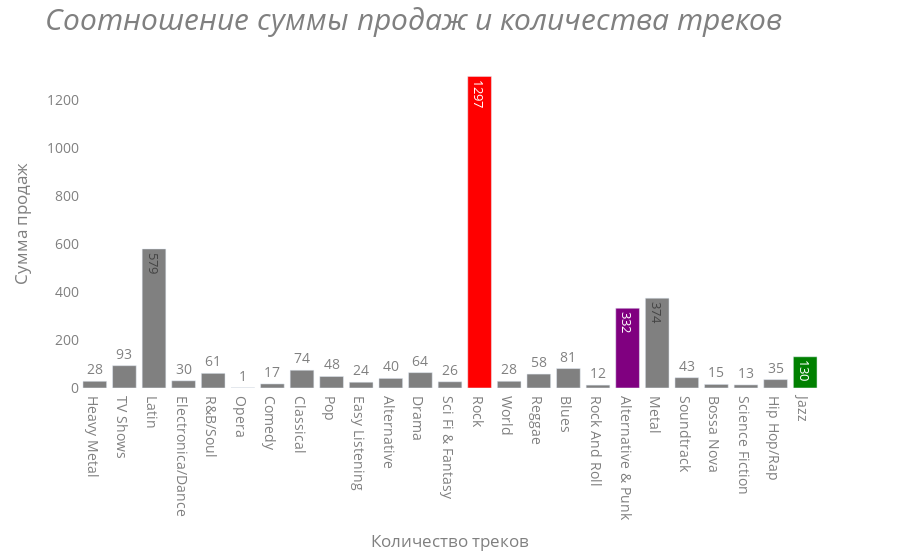

Write notebook code for a chart like this one.
### Markdown cell above
№2 Создайте столбчатую диаграмму. По оси X должны быть названия жанров, по оси Y - количество треков.

№3 Кастомизируйте диаграмму так, чтобы столбики всех жанров были серого цвета. За исключением жанров Jazz, Rock и Alternative & Punk. Эти жанры должны выделяться цветом. Цвета можете выбирать сами.

№4 Уберите легенду.

№5 Добавьте название диаграмме. Название должно быть курсивным.

№6 Фон диаграммы должен быть белым.

### Code cell
fig = px.bar(
    df_genres,
    x='genre',
    y='track_count',
    text='track_count'
)

fig.update_traces(marker_color='gray')
fig.update_traces(marker_color=df_genres['genre'].apply(
    lambda x: 'red' if x == 'Rock' else 
              'green' if x == 'Jazz' else 
              'purple' if x == 'Alternative & Punk' else 'gray')
)

fig.update_layout(
    title={
        'text': '<i>Соотношение суммы продаж и количества треков</i>',  # Использование HTML-тегов для курсива
        'font_size': 30,
        'font_color': 'gray'
    },
    xaxis_title='Количество треков',
    yaxis_title='Сумма продаж',
    font=dict(size=14, color='gray'),
    
    plot_bgcolor='white'
)

fig.show()

### Figure 1 — Plotly figure (JSON) as saved in the notebook; plotly's stock layout.template omitted (floating-point values rounded to 4 significant figures)
{"data": [{"alignmentgroup": "True", "hovertemplate": "genre=%{x}<br>track_count=%{text}<extra></extra>", "legendgroup": "", "marker": {"color": ["gray", "gray", "gray", "gray", "gray", "gray", "gray", "gray", "gray", "gray", "gray", "gray", "gray", "red", "gray", "gray", "gray", "gray", "purple", "gray", "gray", "gray", "gray", "gray", "green"], "pattern": {"shape": ""}}, "name": "", "offsetgroup": "", "orientation": "v", "showlegend": false, "text": [28, 93, 579, 30, 61, 1, 17, 74, 48, 24, 40, 64, 26, 1297, 28, 58, 81, 12, 332, 374, 43, 15, 13, 35, 130], "textposition": "auto", "type": "bar", "x": ["Heavy Metal", "TV Shows", "Latin", "Electronica/Dance", "R&B/Soul", "Opera", "Comedy", "Classical", "Pop", "Easy Listening", "Alternative", "Drama", "Sci Fi & Fantasy", "Rock", "World", "Reggae", "Blues", "Rock And Roll", "Alternative & Punk", "Metal", "Soundtrack", "Bossa Nova", "Science Fiction", "Hip Hop/Rap", "Jazz"], "xaxis": "x", "y": [28, 93, 579, 30, 61, 1, 17, 74, 48, 24, 40, 64, 26, 1297, 28, 58, 81, 12, 332, 374, 43, 15, 13, 35, 130], "yaxis": "y"}], "layout": {"barmode": "relative", "font": {"color": "gray", "size": 14}, "legend": {"tracegroupgap": 0}, "margin": {"t": 60}, "plot_bgcolor": "white", "title": {"font": {"color": "gray", "size": 30}, "text": "<i>Соотношение суммы продаж и количества треков</i>"}, "xaxis": {"anchor": "y", "domain": [0, 1], "title": {"text": "Количество треков"}}, "yaxis": {"anchor": "x", "domain": [0, 1], "title": {"text": "Сумма продаж"}}}}
